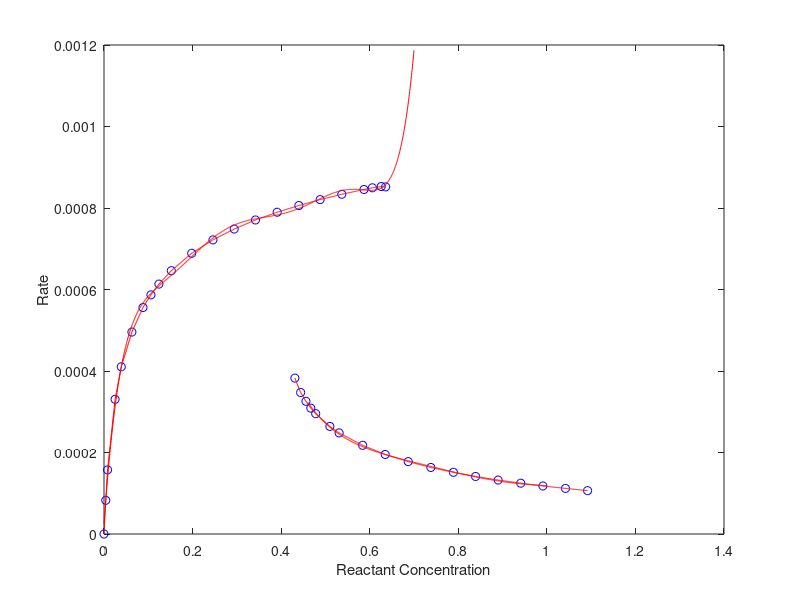

This chart was generated by the following MATLAB code:
% readings from Web Labs, Lab 2 - rxn & diff
% earlier data had conc as inlet to reactor 
% these are conc in reactor gas cell

% interpolate at this increment
inc = 0.001;

% col 1 is conc (0-1), col 2 is rate
dup = [0.000 0.000e+0 % process_interface.js:29:5
0.004 8.267e-5 % process_interface.js:29:5
0.008 1.574e-4
0.025 3.305e-4 % process_interface.js:29:5
0.039 4.103e-4
0.063 4.956e-4 % process_interface.js:29:5
0.088 5.557e-4
0.106 5.869e-4 % process_interface.js:29:5
0.124 6.133e-4
0.152 6.462e-4 % process_interface.js:29:5
0.198 6.889e-4 % process_interface.js:29:5
0.246 7.218e-4 % process_interface.js:29:5
0.294 7.484e-4 % process_interface.js:29:5
0.342 7.706e-4 % process_interface.js:29:5
0.391 7.896e-4 % at inlet 0.45
0.440 8.061e-4 % process_interface.js:29:5
0.488 8.206e-4 % process_interface.js:29:5
0.537 8.337e-4 % process_interface.js:29:5
0.587 8.454e-4 % process_interface.js:29:5
0.606 8.496e-4 % process_interface.js:29:5
0.626 8.527e-4 % at inlet = 0.69
0.636 8.518e-4]; % at inlet = 0.70, last on high branch

plot(dup(:,1),dup(:,2),'bo')
hold on
coef = polyfit(dup(:,1),dup(:,2),7);
cp = linspace(0,0.7,1000);
rp = polyval(coef,cp);
plot(cp,rp,'r')

ddn = [1.092 1.064e-4 % process_interface.js:29:5
1.042 1.119e-4 % process_interface.js:29:5
0.991 1.179e-4 % process_interface.js:29:5
0.941 1.247e-4 % process_interface.js:29:5
0.890 1.324e-4 % process_interface.js:29:5
0.839 1.412e-4 % process_interface.js:29:5
0.789 1.514e-4 % process_interface.js:29:5
0.738 1.633e-4 % process_interface.js:29:5
0.687 1.776e-4 % process_interface.js:29:5
0.635 1.952e-4 % process_interface.js:29:5
0.584 2.176e-4 % process_interface.js:29:5
0.531 2.481e-4 % at inlet = 0.55
0.510 2.640e-4 % process_interface.js:29:5
0.478 2.953e-4 % at inlet 0.50
0.467 3.089e-4 % at inlet 0.49
0.456 3.256e-4 % at inlet 0.48
0.444 3.473e-4 % at inlet 0.47
0.431 3.826e-4]; % at inlet 0.46, last on low branch
    
ddn = flip(ddn); % reverse order

plot(ddn(:,1),ddn(:,2),'bo')
coef = polyfit(ddn(:,1),ddn(:,2), 5);
cp = linspace(0.46,1.0,500);
rp = polyval(coef,cp);
plot(cp,rp,'r')

% how to generate in matlab interpolated points?
% for each pt to last-1
% get value for each 0.01 conc between
% that point and next pt in data 

% process HIGH branch
[r c] = size(dup);
dupp = [0 0];
counter = 0;
for j = 1:r-1
    % get conc and rate at end range
    dc1 = dup(j,1);
    dc2 = dup(j+1,1);
    dr1 = dup(j,2);
    dr2 = dup(j+1,2);
    % save start value for this range
    counter = counter + 1;
    dupp(counter,1) = dc1;
    dupp(counter,2) = dr1;
    % at increment for each value between
    for dc = dc1+inc:inc:dc2-inc
        % have dc, need rate
        dr = dr1 + (dr2-dr1)*(dc-dc1)/(dc2-dc1);
        % save interpolated value
        counter = counter + 1;
        dupp(counter,1) = dc;
        dupp(counter,2) = dr;
    end    
end
% save last value
counter = counter + 1;
dupp(counter,1) = dc2;
dupp(counter,2) = dr2;
[rh ch] = size(dupp)
plot(dupp(:,1),dupp(:,2),'r')

% process LOW branch
[r c] = size(ddn);
ddnp = [0 0];
counter = 0;
for j = 1:r-1
    % get conc and rate at end range
    dc1 = ddn(j,1);
    dc2 = ddn(j+1,1);
    dr1 = ddn(j,2);
    dr2 = ddn(j+1,2);
    % save start value for this range
    counter = counter + 1;
    ddnp(counter,1) = dc1;
    ddnp(counter,2) = dr1;
    % at increment for each value between
    for dc = dc1+inc:inc:dc2-inc
        % have dc, need rate
        dr = dr1 + (dr2-dr1)*(dc-dc1)/(dc2-dc1);
        % save interpolated value
        counter = counter + 1;
        ddnp(counter,1) = dc;
        ddnp(counter,2) = dr;
    end    
end
% save last value
counter = counter + 1;
ddnp(counter,1) = dc2;
ddnp(counter,2) = dr2;
[rl cl] = size(ddnp)
plot(ddnp(:,1),ddnp(:,2),'r')
ylabel('Rate')
xlabel('Reactant Concentration')
hold off

% SAVE RATES TO FILES
% as row vector, comma delimited for Javascript
rUp = dupp(:,2)';
rDown = ddnp(:,2)';
% dmlwrite default delimiter (dlm) is comma
dlmwrite('rateHIGH.txt',rUp)
dlmwrite('rateLOW.txt',rDown)


